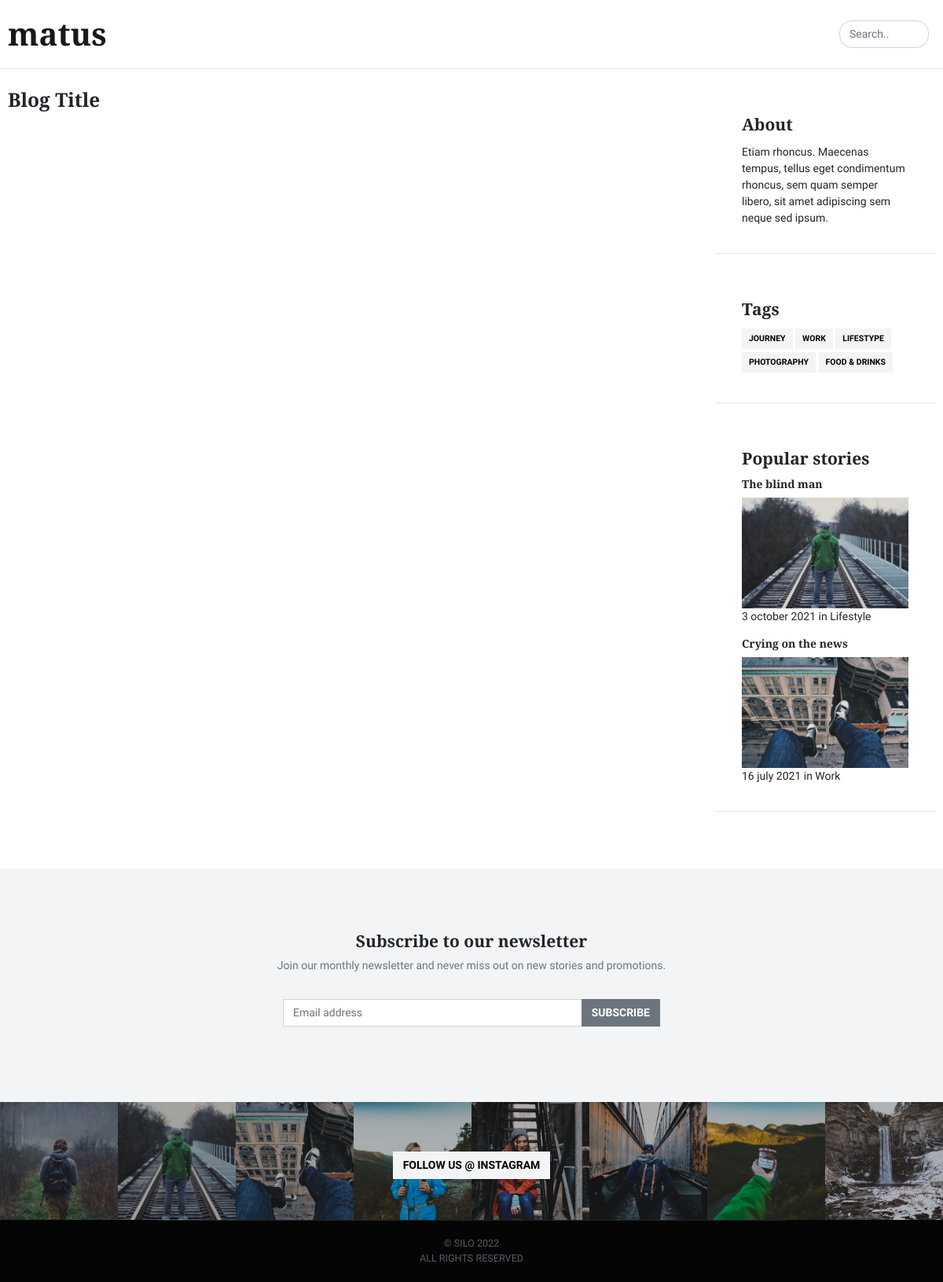
Page /blog/ on the earlier database version.
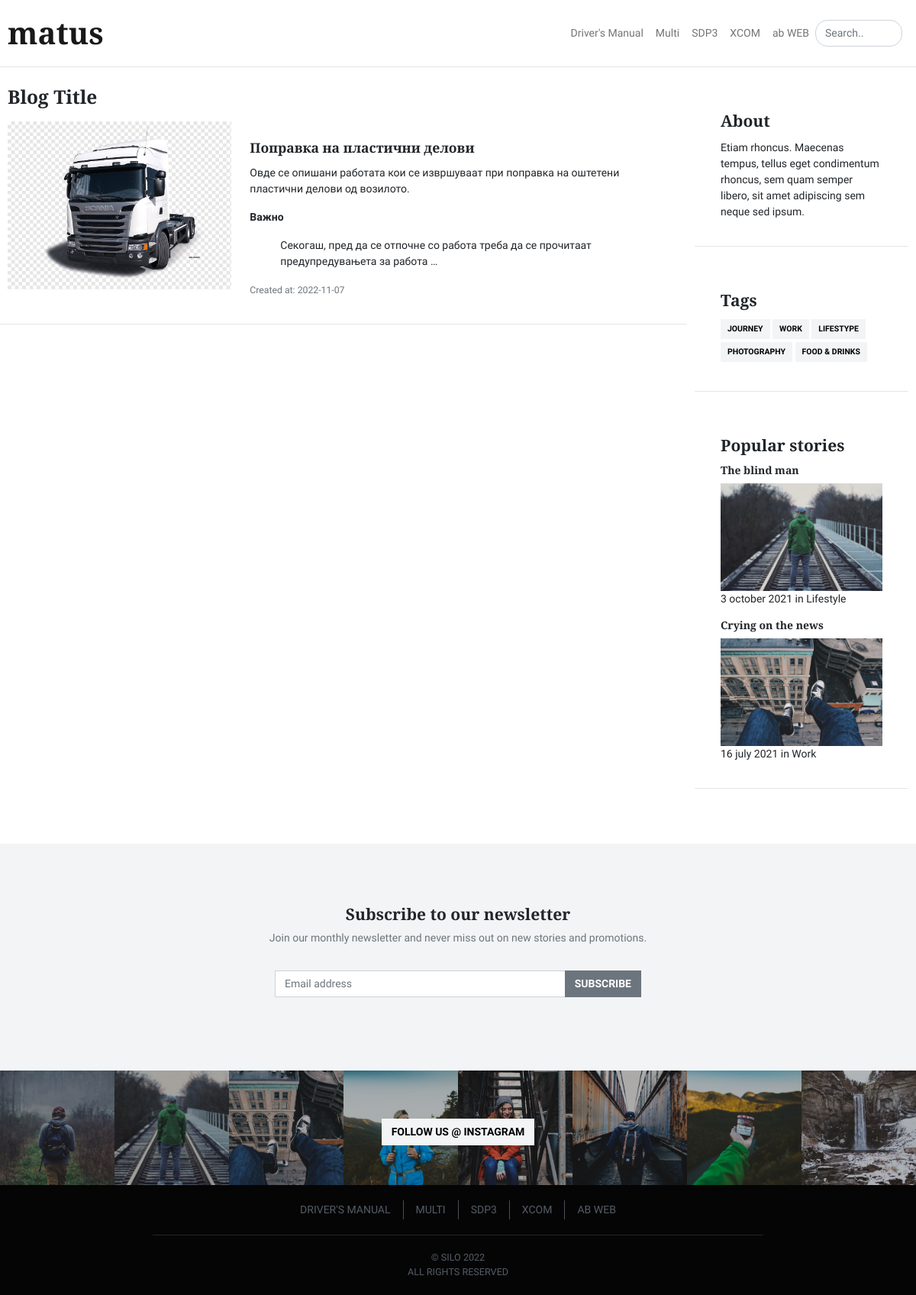
Same page on the later database version.
### blog/models.py (models this page shows, shortened)
class Category(models.Model):
    title = models.CharField(max_length=255)
    slug = models.SlugField(max_length=255, verbose_name='Url', unique=True)
    def get_absolute_url(self):
        return reverse('blog:category', kwargs={'slug':self.slug})
    class Meta:
        verbose_name = 'Category'
        verbose_name_plural = 'Categories'
        ordering = ['title']

class Post(models.Model):
    title = models.CharField(max_length=128)
    slug = models.SlugField(max_length=128, verbose_name='Url', unique=True)
    content = models.TextField(blank=True)
    created_at = models.DateField(auto_now_add=True, verbose_name='Published')
    image = models.ImageField(upload_to='blog/images/', null=True, blank=True)
    views = models.IntegerField(default=0, verbose_name="Viewed")
    category = models.ForeignKey(Category, on_delete=models.PROTECT, related_name='posts')
    tags = models.ManyToManyField(Tag, blank=True, related_name="posts")
    def get_absolute_url(self):
        return reverse('blog:post', kwargs={'slug':self.slug})
    class Meta:
        ordering = ['-created_at']

### blog/views.py (the view)
# urls.py: path('', views.Home.as_view(), name='home'),
class Home(ListView):
    model = Post
    template_name ='blog/index.html'
    context_object_name = 'posts'
    paginate_by = 3
    def get_context_data(self, **kwargs):
        context = super().get_context_data(**kwargs)
        context['title'] = 'Blog for Something'
        return context

### blog/templatetags/menu.py (called while the page is built)
@register.inclusion_tag('blog/menu_tpl.html')
def show_menu_header(menu_class='menu'):
    categories = Category.objects.all()
    return {'categories': categories , 'menu_class': menu_class}

@register.inclusion_tag('blog/menu_tfoot.html')
def show_menu_footer(menu_class='footer'):
    categories = Category.objects.all()
    return {'categories': categories , 'menu_class': menu_class}

### templates/blog/index.html (shortened to what this page needs)
{% extends 'blog/base.html' %}
{% load static %}
{% block body %}
<h1 class="h3">Blog Title</h1>
{% for post in posts %}
<div class="card mb-3">
    <div class="row g-0">
        <div class="col-md-4">
            {% if post.image %}
            <img src="{{ post.image.url }}" class="img-fluid rounded-start" alt="{{ post.title }}">
            {% endif %}
        </div>
        <div class="col-md-8">
            <div class="card-body">
                <h5 class="card-title"><a href="{{ post.get_absolute_url }}">{{ post.title }}</a></h5>
                {{ post.content | truncatewords_html:30 |safe }}
                <p class="card-text"><small class="text-muted">Created at: {{ post.created_at | date:"Y-m-d" }}</small>
                </p>
            </div>
        </div>
    </div>
</div>
{% endfor %}
{% endblock %}
{% block about %}
<aside class="sidebar">
    <div class="card mb-4">
        <div class="card-body">
            <h4 class="card-title">About</h4>
            <p class="card-text">Etiam rhoncus. Maecenas tempus, tellus eget condimentum rhoncus, sem quam <a
                    href="#">semper libero</a>, sit amet adipiscing sem neque sed ipsum. </p>
        </div>
    </div>
</aside>
{% endblock %}
{% block tags %}
<aside class="sidebar sidebar-sticky">
    <div class="card mb-4">
        <div class="card-body">
            <h4 class="card-title">Tags</h4>
            <a class="btn btn-light btn-sm mb-1" href="page-category.html">Journey</a>
            <a class="btn btn-light btn-sm mb-1" href="page-category.html">Work</a>
            <a class="btn btn-light btn-sm mb-1" href="page-category.html">Lifestype</a>
            <a class="btn btn-light btn-sm mb-1" href="page-category.html">Photography</a>
            <a class="btn btn-light btn-sm mb-1" href="page-category.html">Food & Drinks</a>
        </div>
    </div>
    {% block popular_posts %}
    <div class="card mb-4">
        <div class="card-body">
            <h4 class="card-title">Popular stories</h4>
            <a href="post-image.html" class="d-inline-block">
                <h4 class="h6">The blind man</h4>
                <img class="card-img" src="{% static 'blog/images/2.jpg' %}" alt="" />
            </a>
            <time class="timeago" datetime="2021-09-03 20:00">3 october 2021</time> in Lifestyle
            <a href="post-image.html" class="d-inline-block mt-3">
                <h4 class="h6">Crying on the news</h4>
                <img class="card-img" src="{% static 'blog/images/3.jpg' %}" alt="" />
            </a>
            <time class="timeago" datetime="2021-07-16 20:00">16 july 2021</time> in Work
        </div>
    </div>
    {% endblock %}
</aside>
{% endblock %}

### templates/blog/base.html (shortened to what this page needs)
{% load static %}
<!doctype html>
<html lang="en">
<head>
  <link href="{% static 'blog/css/blog.css' %}" rel="stylesheet">
</head>
<body>
  {% include "blog/includes/_header.html" %}
  <main class="main pt-4">
    <div class="container-xl">
      <div class="row">
        <div class="col-md-9">
          <div class="row">
            {% block body %}
            {% endblock %}
          </div>
        </div>
        <div class="col-md-3 ms-auto">
          {% block about %}
          {% endblock %}
          {% block tags %}{% endblock %}
        </div>
      </div>
    </div>
  </main>
  {% include "blog/includes/_site-newsletter.html" %}
  {% include "blog/includes/_site-instagram.html" %}
  {% include "blog/includes/_footer.html" %}
</body>
</html>

### templates/blog/includes/_header.html (shortened to what this page needs)
{% load menu %}
<header class="menu">
    <nav class="navbar navbar-expand-md navbar-light bg-white absolute-top">
        <div class="container">
            <a class="navbar-brand mx-auto order-1 order-md-1" href="{% url 'blog:home' %}">matus</a>
            <div class="collapse navbar-collapse order-2 order-md-2" id="navbar-right">
                {% show_menu_header %}
                <form class="form-inline" role="search">
                    <input class="search js-search form-control form-control-rounded me-sm-2" type="text"
                        title="Enter search query here.." placeholder="Search.." aria-label="Search">
                </form>
            </div>
        </div>
    </nav>
</header>

### templates/blog/menu_tpl.html
<ul class="navbar-nav ms-auto {{ menu_class }}">
    {% for item in categories %}
    <li class="nav-item">
        <a class="nav-link" href="{{ item.get_absolute_url }}">{{ item.title }}</a>
    </li>
    {% endfor %}
</ul>

### templates/blog/includes/_site-newsletter.html
<div class="site-newsletter">
    <div class="container">
        <div class="text-center">
            <h3 class="h4 mb-2">Subscribe to our newsletter</h3>
            <p class="text-muted">Join our monthly newsletter and never miss out on new stories and promotions.</p>
            <div class="row">
                <div class="col-xs-12 col-sm-9 col-md-7 col-lg-5 ms-auto me-auto">
                    <div class="input-group mb-3 mt-3">
                        <input type="text" class="form-control" placeholder="Email address" aria-label="Email address">
                        <span class="input-group-btn">
                            <button class="btn btn-secondary" type="button">Subscribe</button>
                        </span>
                    </div>
                </div>
            </div>
        </div>
    </div>
</div>

### templates/blog/includes/_site-instagram.html (shortened to what this page needs)
{% load static %}
<div class="site-instagram">
    <div class="action">
      <a class="btn btn-light" href="#">
        Follow us @ Instagram
      </a>
    </div>
    <div class="row g-0">
      <div class="col-sm-6">
        <div class="row g-0">
          <div class="col-3">
            <a class="photo" href="#">
              <img class="img-fluid" src="{% static 'blog/images/1.jpg' %}" alt="" />
            </a>
          </div>
          <div class="col-3">
            <a class="photo" href="#">
              <img class="img-fluid" src="{% static 'blog/images/2.jpg' %}" alt="" />
            </a>
          </div>
          <div class="col-3">
            <a class="photo" href="#">
              <img class="img-fluid" src="{% static 'blog/images/3.jpg' %}" alt="" />
            </a>
          </div>
          <div class="col-3">
            <a class="photo" href="#">
            </a>
          </div>
        </div>
      </div>
      <div class="col-sm-6">
        <div class="row g-0">
          <div class="col-3">
            <a class="photo" href="#">
            </a>
          </div>
          <div class="col-3">
            <a class="photo" href="#">
              <img class="img-fluid" src="{% static 'blog/images/6.jpg' %}" alt="" />
            </a>
          </div>
          <div class="col-3">
            <a class="photo" href="#">
              <img class="img-fluid" src="{% static 'blog/images/7.jpg' %}" alt="" />
            </a>
          </div>
          <div class="col-3">
            <a class="photo" href="#">
              <img class="img-fluid" src="{% static 'blog/images/8.jpg' %}" alt="" />
            </a>
          </div>
        </div>
      </div>
    </div>
  </div>

### templates/blog/includes/_footer.html
{% load menu %}
<footer class="site-footer bg-dark">
    <div class="container">
            {% show_menu_footer %}
        <div class="copy">
            &copy; Silo 2022<br />
            All rights reserved
        </div>
    </div>
</footer>

### templates/blog/menu_tfoot.html
<ul class="nav justify-content-center {{ menu_class }}">
    {% for item in categories %}
    <li class="nav-item">
        <a class="nav-link" href="{{ item.get_absolute_url }}">{{ item.title }}</a>
    </li>
    {% endfor %}
</ul>

Differences in the rows shown:
added Category: title "Driver's Manual", title "DRIVER'S MANUAL"
added Category: title "Multi", title "MULTI"
added Category: title "SDP3"
added Category: title "XCOM"
added Category: title "ab WEB", title "AB WEB"
added Post: image (picture), title "Поправка на пластични делови", content "Овде се опишани работата кои се извршуваат при поправка на оштетени пластични делови од возилото. Важно Секогаш, пред да се отпочне со работа треба да се прочитаат предупредувањета за работа …", created_at "2022-11-07"
